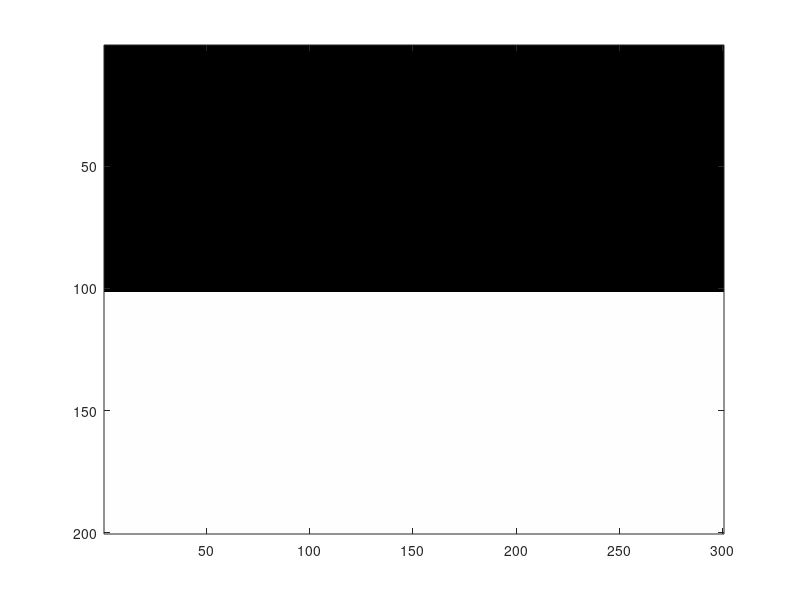
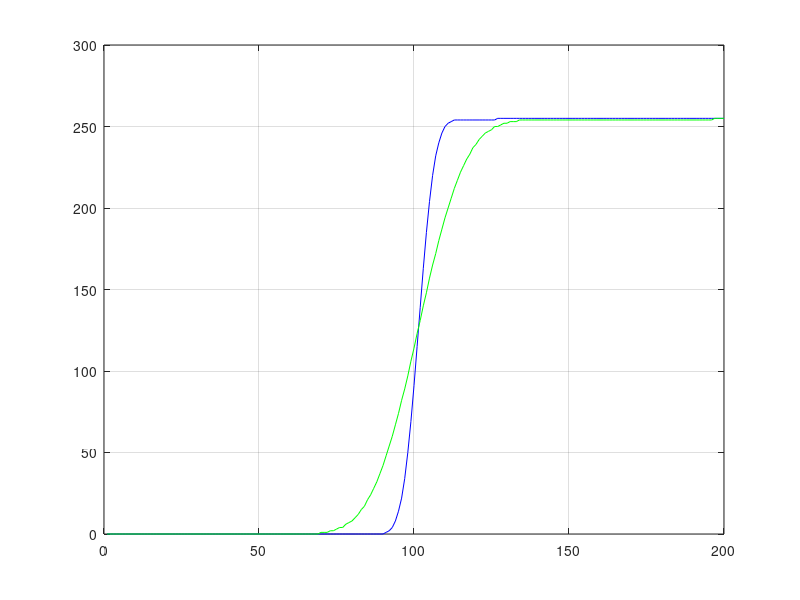
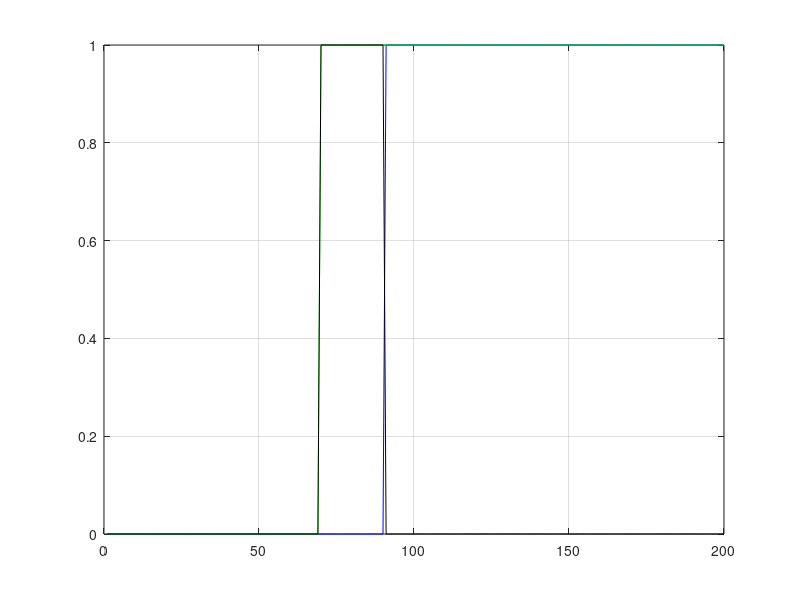
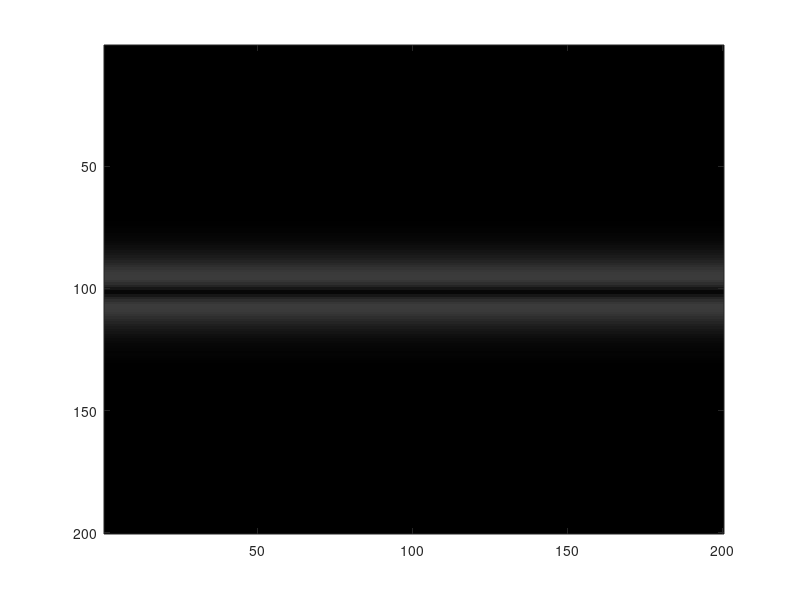

Reproduce these figures in MATLAB, in order.
format long g
format compact
clc
close all
clearvars

% get the location of the script file to save figures
full_path = mfilename('fullpath');
[startpath,  filename, ext] = fileparts(full_path);
plot_num = 1;

%% get the input for the number of blur pixels

b1 = 10;
b2 = 31;

% base image
base_img = cat(1, zeros(150,300), 255*ones(200,300));

box_blur = (1/9)*[1,1,1; 1,1,1; 1,1,1];

figure(plot_num)
image(base_img(50:249,:))
colormap(gray(256))
plot_num = plot_num + 1;

%% run each through the blur

b1_img = base_img;
b2_img = base_img;

while(b1_img(150-b1, 100) < 1)

    b1_img = (conv2(b1_img, box_blur, 'same'));
    
end

b1_img = floor(b1_img(50:249, 51:250));

while(b2_img(150-b2, 100) < 1)

    b2_img = (conv2(b2_img, box_blur, 'same'));
    
end

b2_img = floor(b2_img(50:249, 51:250));

figure(plot_num)
hold on
box on
grid on
plot(b1_img(:,100), 'b');
plot(b2_img(:,100), 'g');
plot_num = plot_num + 1;

%%
b1_line = b1_img(:,100) > 0;
b2_line = b2_img(:,100) > 0;

figure(plot_num)
hold on
box on
grid on
plot(b1_line, 'b');
plot(b2_line, 'g');
plot(abs(b1_line - b2_line), 'k')
plot_num = plot_num + 1;

%% image difference

b_diff = abs(b1_img - b2_img);

figure(plot_num)
image(b_diff)
colormap(gray(256))
plot_num = plot_num + 1;

figure(plot_num)
hold on
box on
grid on
plot(b_diff(:,100), 'b');
plot_num = plot_num + 1;






